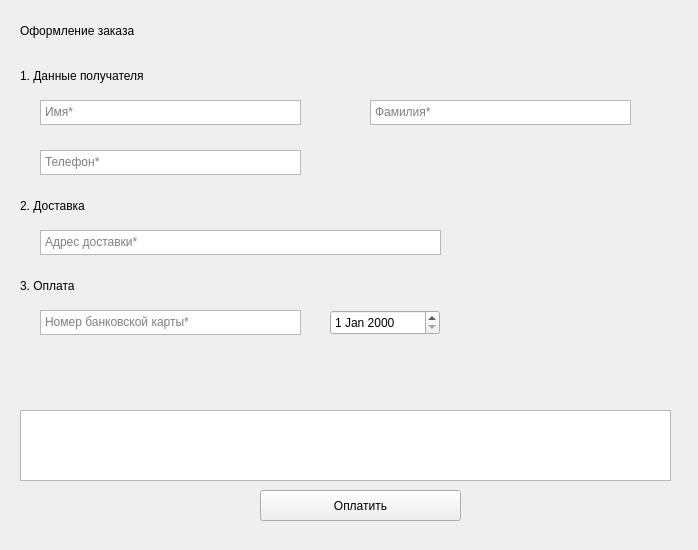
<?xml version="1.0" encoding="UTF-8"?>
<ui version="4.0">
 <class>buygoods</class>
 <widget class="QWidget" name="buygoods">
  <property name="geometry">
   <rect>
    <x>0</x>
    <y>0</y>
    <width>698</width>
    <height>550</height>
   </rect>
  </property>
  <property name="windowTitle">
   <string>Оформление заказа</string>
  </property>
  <widget class="QLabel" name="endlabel">
   <property name="geometry">
    <rect>
     <x>-10</x>
     <y>0</y>
     <width>711</width>
     <height>531</height>
    </rect>
   </property>
   <property name="text">
    <string/>
   </property>
  </widget>
  <widget class="QListWidget" name="cartinfolist">
   <property name="geometry">
    <rect>
     <x>20</x>
     <y>410</y>
     <width>651</width>
     <height>71</height>
    </rect>
   </property>
  </widget>
  <widget class="QLabel" name="oformlabel">
   <property name="geometry">
    <rect>
     <x>20</x>
     <y>10</y>
     <width>281</width>
     <height>41</height>
    </rect>
   </property>
   <property name="text">
    <string>Оформление заказа</string>
   </property>
  </widget>
  <widget class="QLabel" name="label">
   <property name="geometry">
    <rect>
     <x>20</x>
     <y>60</y>
     <width>191</width>
     <height>31</height>
    </rect>
   </property>
   <property name="text">
    <string>1. Данные получателя</string>
   </property>
  </widget>
  <widget class="QTextEdit" name="name">
   <property name="geometry">
    <rect>
     <x>40</x>
     <y>100</y>
     <width>261</width>
     <height>25</height>
    </rect>
   </property>
   <property name="placeholderText">
    <string>Имя*</string>
   </property>
  </widget>
  <widget class="QTextEdit" name="lastname">
   <property name="geometry">
    <rect>
     <x>370</x>
     <y>100</y>
     <width>261</width>
     <height>25</height>
    </rect>
   </property>
   <property name="placeholderText">
    <string>Фамилия*</string>
   </property>
  </widget>
  <widget class="QTextEdit" name="phone">
   <property name="geometry">
    <rect>
     <x>40</x>
     <y>150</y>
     <width>261</width>
     <height>25</height>
    </rect>
   </property>
   <property name="placeholderText">
    <string>Телефон*</string>
   </property>
  </widget>
  <widget class="QLabel" name="label2">
   <property name="geometry">
    <rect>
     <x>20</x>
     <y>190</y>
     <width>191</width>
     <height>31</height>
    </rect>
   </property>
   <property name="text">
    <string>2. Доставка</string>
   </property>
  </widget>
  <widget class="QTextEdit" name="address">
   <property name="geometry">
    <rect>
     <x>40</x>
     <y>230</y>
     <width>401</width>
     <height>25</height>
    </rect>
   </property>
   <property name="placeholderText">
    <string>Адрес доставки*</string>
   </property>
  </widget>
  <widget class="QLabel" name="label3">
   <property name="geometry">
    <rect>
     <x>20</x>
     <y>270</y>
     <width>191</width>
     <height>31</height>
    </rect>
   </property>
   <property name="text">
    <string>3. Оплата</string>
   </property>
  </widget>
  <widget class="QTextEdit" name="number">
   <property name="geometry">
    <rect>
     <x>40</x>
     <y>310</y>
     <width>261</width>
     <height>25</height>
    </rect>
   </property>
   <property name="placeholderText">
    <string>Номер банковской карты*</string>
   </property>
  </widget>
  <widget class="QPushButton" name="payButton">
   <property name="geometry">
    <rect>
     <x>260</x>
     <y>490</y>
     <width>201</width>
     <height>31</height>
    </rect>
   </property>
   <property name="text">
    <string>Оплатить</string>
   </property>
  </widget>
  <widget class="QDateEdit" name="dateEdit">
   <property name="geometry">
    <rect>
     <x>330</x>
     <y>310</y>
     <width>110</width>
     <height>25</height>
    </rect>
   </property>
  </widget>
 </widget>
 <resources/>
 <connections/>
</ui>
